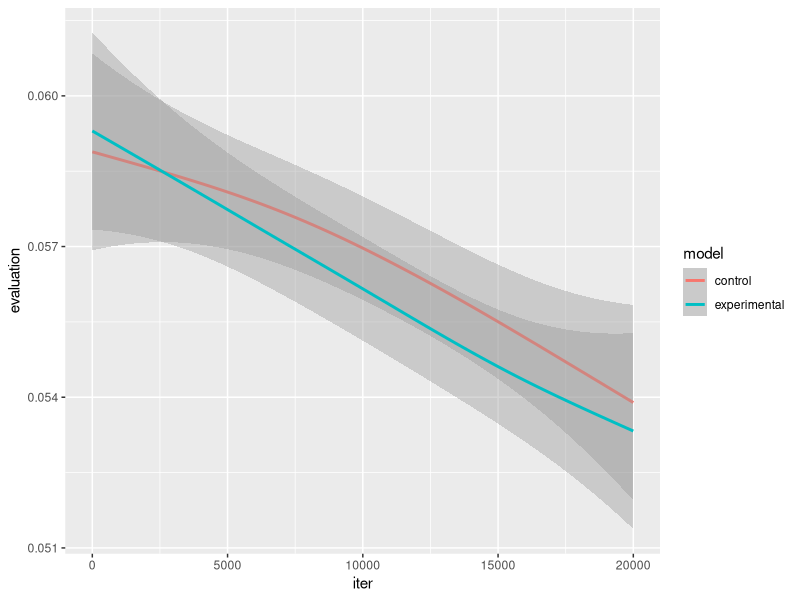

Reproduce this figure in R.
library(tidyverse)
df <- read.csv("data.csv")

plot <- ggplot(
  data = df,
  mapping = aes(x = iter, y = evaluation, color = model)
) +
  geom_smooth()
